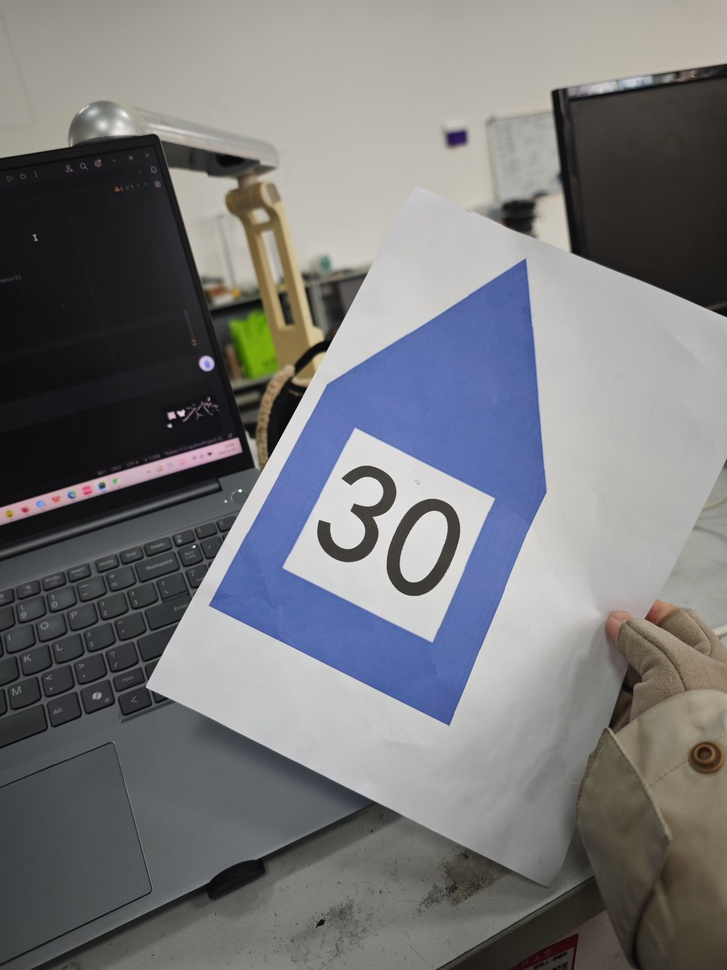
#> input picture Opencv/picture.jpg, 727 x 970 px, shrunk from 3072 x 4096 before the run; its folder holds only this picture in this run
$ python -i blue_rotating_1-2.py   (imports and definitions only)
#> lines starting #> are read from the running program, lines starting #| are printed output that depends on the picture; after the words box and inside, x2 and y2 are one past the last pixel; in counts of white or black regions, pixels touching at a corner belong together
#> further down, picture is the input picture: shape (970, 727, 3); mean B, G, R 121.2, 119.1, 118.8
import cv2 as cv
import numpy as np
import os

# 检测图像中的蓝色五边形
def detect_blue_polygon(img):
    hsv = cv.cvtColor(img, cv.COLOR_BGR2HSV)
#> hsv: shape (970, 727, 3); mean H, S, V 57.2, 31.8, 127.7
    lower_blue = np.array([100, 50, 50])  # 低蓝色范围
    upper_blue = np.array([140, 255, 255])  # 高蓝色范围
    mask_blue = cv.inRange(hsv, lower_blue, upper_blue)
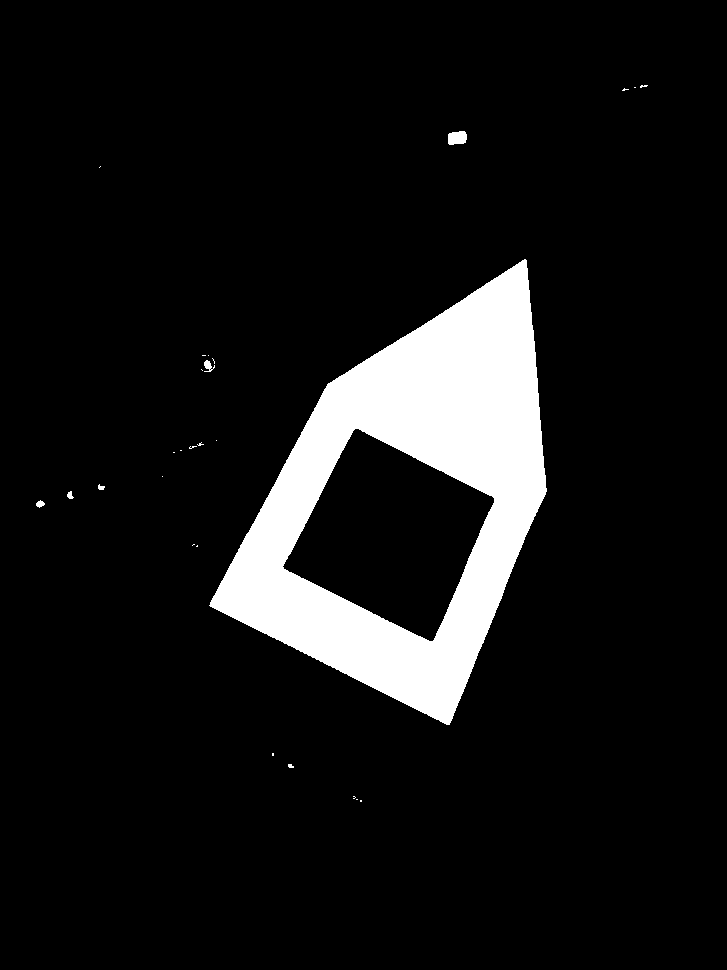
#> mask_blue: shape (970, 727); 9.1% white; 27 white regions (21 under 20 px)

    contours, _ = cv.findContours(mask_blue, cv.RETR_EXTERNAL, cv.CHAIN_APPROX_SIMPLE)
#> contours = 27 contours, 22 with area under 20; largest, box (x1, y1, x2, y2) and area: (209, 259, 547, 725) 88439, (448, 131, 467, 145) 198, (204, 360, 215, 372) 48, (36, 500, 45, 508) 34, (67, 491, 74, 499) 26
    for contour in contours:
        size = cv.contourArea(contour)
        if size < 1000:  # 可以调整面积阈值
            continue

        # 获取轮廓的近似多边形
        epsilon = 0.04 * cv.arcLength(contour, True)
        approx = cv.approxPolyDP(contour, epsilon, True)

        # 如果是五边形
        if len(approx) == 5:
            cv.drawContours(img, [approx], -1, (0, 0, 255), 2)  # 用红色画出五边形
            return approx  # 返回五边形的轮廓
#> this loop made 22 passes
#> (contour, size) on passes 1, 2, 5, 6, 7, 11, 12, 13, 16, 17, 20, 21: ([[360, 800], [360, 801], [361, 801], [361, 800]], 1), ([[356, 799], [357, 799]], 0), ([[272, 753], [272, 755], [273, 755], [273, 753]], 2), ([[197, 545], [196, 546], [197, 546]], 0.5), ([[193, 544], [192, 545], [193, 544], [194, 544]], 0), ([[162, 476]], 0), ([[173, 452], [174, 452]], 0), ([[180, 450], [181, 450]], 0), ([[216, 440]], 0), ([[201, 369], [202, 370]], 0), ([[208, 355]], 0), ([[202, 355], [205, 355]], 0)
#> size on passes 3, 4, 8, 9, 10, 14: 0, 11, 34.5, 25.5, 18, 2
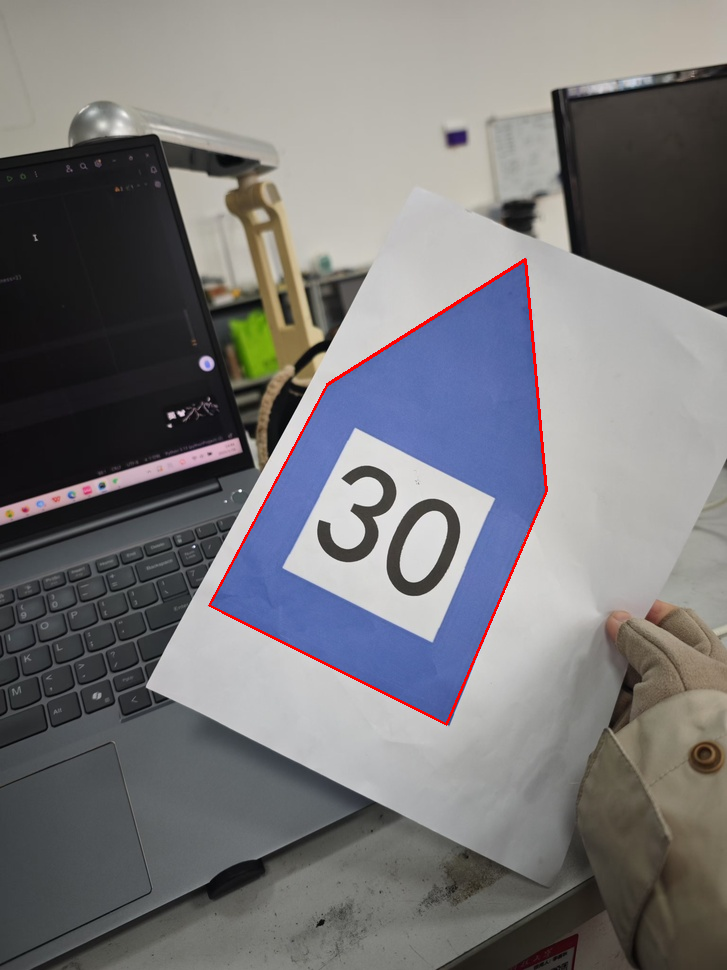
#> img: shape (970, 727, 3); 0.49% of pixels changed, all inside (x1, y1, x2, y2) = (208, 258, 548, 726)
    return None  # 没有找到五边形


# 计算五边形的角度并旋转图像
# [62 lines left out: functions rotate_to_up, process_images, not called in this run]


# 设置输入路径和输出路径
input_folder = r'D:\pythonProject\image_1'  # 输入路径
output_folder = r'D:\pythonProject\image_2'  # 输出路径

# 批量处理图像
# [1 line not run here, left out]

>>> import cv2
>>> picture = cv2.imread('../picture.jpg')
>>> result = detect_blue_polygon(picture)
#> result = [[525, 259], [327, 384], [209, 605], [446, 724], [546, 491]]
